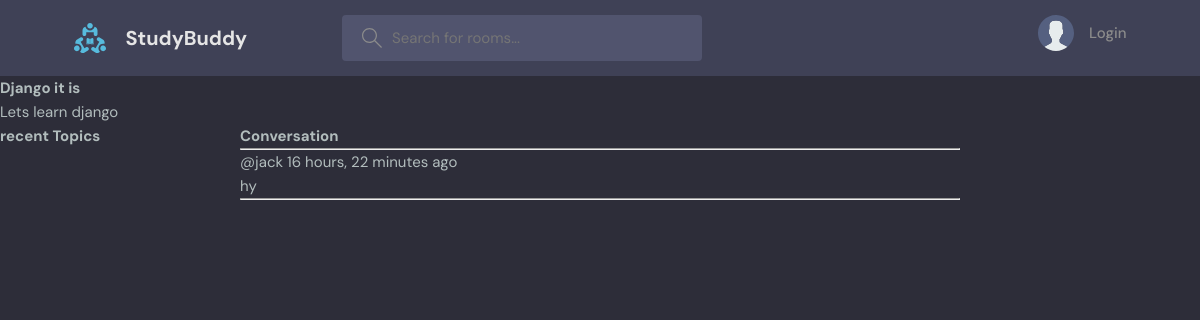
Page /room/3/ on the committed database.
### base/models.py (models this page shows, shortened)
class Room(models.Model):
    host = models.ForeignKey(User, on_delete=models.SET_NULL, null=True)
    topic =  models.ForeignKey(Topic,on_delete=models.SET_NULL, null=True)
    name = models.CharField(max_length=200)
    description = models.TextField(null=True, blank=True)
    participants = models.ManyToManyField(User, related_name='participants', blank=True)
    updated = models.DateTimeField(auto_now=True)
    created = models.DateTimeField(auto_now_add=True)
    class Meta:
        ordering = ['-updated', '-created']

class Message(models.Model):
    user = models.ForeignKey(User, on_delete=models.CASCADE)
    room = models.ForeignKey(Room, on_delete=models.CASCADE)
    body = models.TextField()
    updated = models.DateTimeField(auto_now=True)
    created = models.DateTimeField(auto_now_add=True)
    class Meta:
        ordering = ['-updated', '-created']

### base/views.py (the view, shortened to what this page needs)
# urls.py: path("room/<str:pk>/", views.room, name= 'room'),
def room(request, pk):
    room = Room.objects.get(id=pk)
    room_messages = room.message_set.all().order_by('-created')
    participants = room.participants.all()
    context = {'room': room, 'room_messages': room_messages, 'participants': participants}
    return render(request, 'base/room.html',context )

### base/templates/base/room.html (shortened to what this page needs)
{% extends 'main.html' %}
{% block content %}
<h1>{{room.name}}</h1>
<p>{{room.description}}</p>
<div class="room-container">
    <div>
        <h3>recent Topics</h3>
    </div>
    <div class="comment-wrapper">
        <h3>Conversation</h3>
        <hr>
        {% for message in room_messages%}
        <div>
            <small>@{{message.user}}  {{message.created | timesince}} ago </small>
            <p>{{message.body}}</p>
            <hr>
        </div>
        {% endfor %}
{% endblock content%}

### static/styles/style.css (style rules this page uses)
:root { --color-main: #71c6dd; --color-main-light: #e1f6fb; --color-dark: #3f4156; --color-dark-medium: #51546e; --color-dark-light: #696d97; --color-light: #e5e5e5; --color-gray: #8b8b8b; --color-light-gray: #b2bdbd; --color-bg: #2d2d39; --color-success: #5dd693; --color-error: #fc4b0b; }
* { font-family: "DM Sans", -apple-system, BlinkMacSystemFont, "Segoe UI", Roboto, Oxygen, Ubuntu, Cantarell, "Open Sans", "Helvetica Neue", sans-serif; margin: 0; padding: 0; box-sizing: border-box; text-rendering: optimizeLegibility; font-size: inherit; }
html { font-size: 56.25%; }
@media only screen and (min-width: 1200px) { html { font-size: 62.5%; } }
body { line-height: 1.6; font-weight: 400; font-size: 1.5rem; color: var(--color-light-gray); background-color: var(--color-bg); min-height: 100vh; }

### base/templates/base/room.html (style rules this page uses)
.room-container { display: grid; grid-template-columns: 1fr 3fr 1fr; }

### rows in the picture
Room: name "Django it is", description "Lets learn django"
Message: user "jack", created "16 hours, 22 minutes", body "hy"
